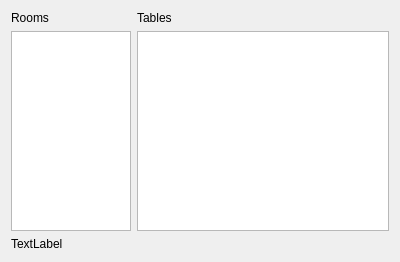
<?xml version="1.0" encoding="UTF-8"?>
<ui version="4.0">
 <class>Page2</class>
 <widget class="QWizardPage" name="Page2">
  <property name="geometry">
   <rect>
    <x>0</x>
    <y>0</y>
    <width>400</width>
    <height>262</height>
   </rect>
  </property>
  <property name="windowTitle">
   <string>WizardPage</string>
  </property>
  <layout class="QGridLayout" name="gridLayout">
   <item row="0" column="0">
    <layout class="QVBoxLayout" name="verticalLayout_2">
     <item>
      <widget class="QLabel" name="label_4">
       <property name="text">
        <string>Rooms</string>
       </property>
      </widget>
     </item>
     <item>
      <widget class="QListWidget" name="saloonList">
       <property name="minimumSize">
        <size>
         <width>120</width>
         <height>0</height>
        </size>
       </property>
       <property name="maximumSize">
        <size>
         <width>120</width>
         <height>16777215</height>
        </size>
       </property>
      </widget>
     </item>
    </layout>
   </item>
   <item row="0" column="1">
    <layout class="QVBoxLayout" name="verticalLayout_3">
     <item>
      <widget class="QLabel" name="label_5">
       <property name="text">
        <string>Tables</string>
       </property>
      </widget>
     </item>
     <item>
      <widget class="QListWidget" name="tableList"/>
     </item>
    </layout>
   </item>
   <item row="1" column="0" colspan="2">
    <widget class="QLabel" name="infos">
     <property name="text">
      <string>TextLabel</string>
     </property>
    </widget>
   </item>
  </layout>
 </widget>
 <resources/>
 <connections/>
</ui>
